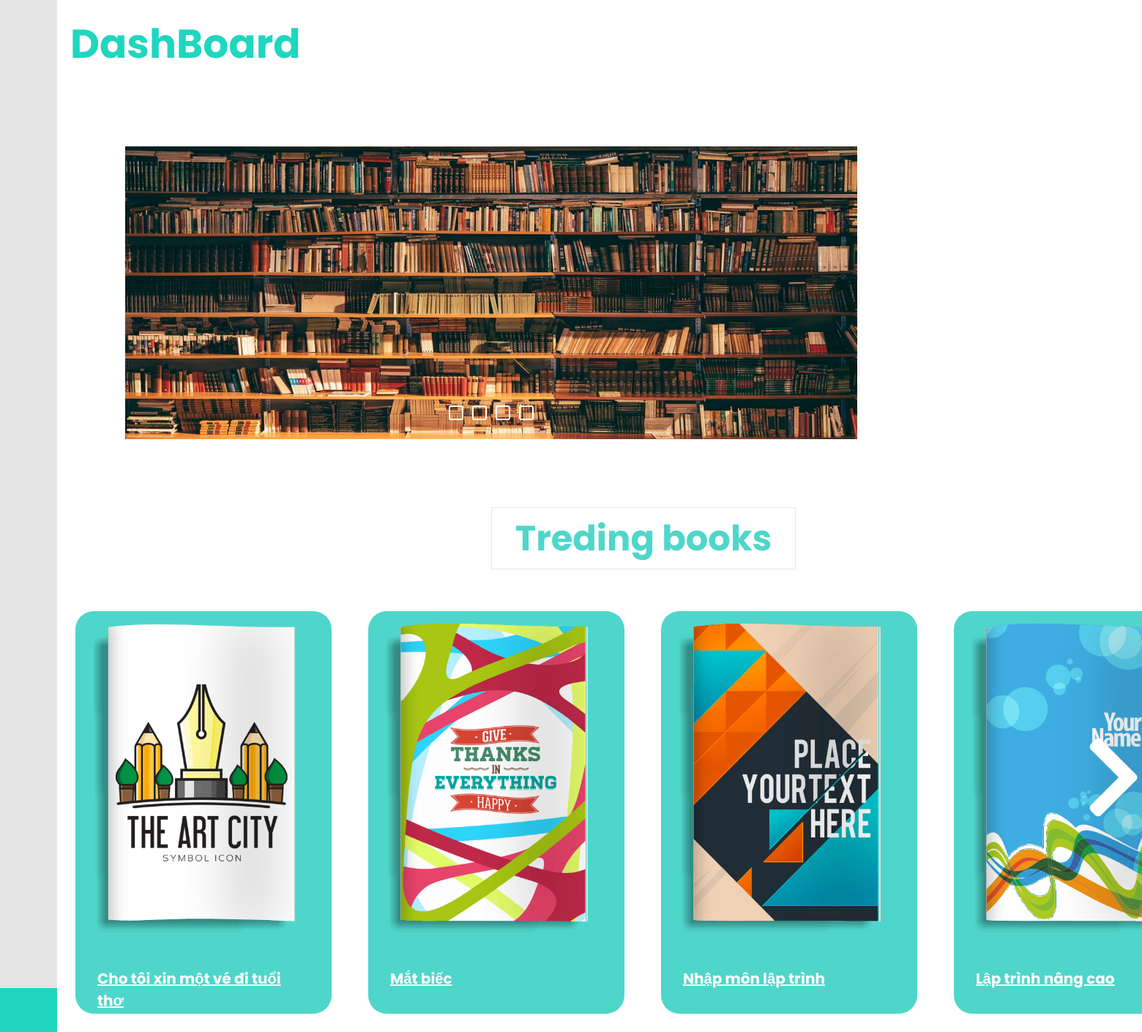
The page /Dashboard on the database its author committed.
### library/models.py (models this page shows, shortened)
class Book(models.Model):
    name=models.CharField(max_length=350)
    author=models.ForeignKey(Author,on_delete=models.CASCADE)
    image=models.ImageField()
    category=models.CharField(max_length=220)

### library/views.py (the view)
# urls.py: path('Dashboard',views.Dashboard,name='Dashboard'),
def Dashboard(request):
    book = Book.objects.all()[:8]
    return render(request,'Students/DashBoard.html',
    {'book': book})

### templates/Students/DashBoard.html (shortened to what this page needs)
{% extends 'Base.html'%}
{% load static %}
{%block content%}
  <section class="home-section">
      <div class="text"><b>DashBoard </b></div>
       <div class="slidershow-header middle">
           <div class="slides-header">
               <div class="slide-header s1">
                   <img src="{% static 'images/DashBoard_img/1.jfif' %}" alt="">
               </div>
           </div>
           <div class="navigation-header">
               <label for="r1" class="bar"></label>
               <label for="r2" class="bar"></label>
               <label for="r3" class="bar"></label>
               <label for="r4" class="bar"></label>
           </div>
       </div>
           <section class="trending" id="trending"> <section>
               <h1 class="heading-trending"> <span>Treding books</span> </h1>
           <div class="container">
                {% for book_list in book %}
                 <div class="slider">
                     <div class="image">
                         <img src="{{ book_list.image.url }}">
                     </div>
                     <div class="book-details">
                         <div class="book-name">
                             <a href="#">{{book_list.name}}</a>
                         </div>
                     </div>
                 </div>
                 {% endfor %}
                 </div>
                     <i class="fas fa-chevron-right arrow"></i>
</section>
  </section>
{%endblock%}

### static/css/Base.css (style rules this page uses)
* { margin: 0; padding: 0; box-sizing: border-box; font-family: "Poppins" , sans-serif; }
.home-section { position: relative; background: #fff; min-height: 100vh; top: 0; left: 78px; width: calc(100% - 78px); transition: all 0.5s ease; z-index: 2; }
.home-section .text { display: inline-block; font-family: Helvetica; color: #20D6C0; font-size: 55px; font-weight: 500; margin: 18px }

### static/css/Mylibrary_style.css (style rules this page uses)
* { font-family: sans-serif; }

### static/css/Dashboard_style.css (style rules this page uses)
:root { --green:#27ae60; --dark-color:#219150; --black:#444; --light-color:#666; --border:.1rem solid rgba(0,0,0,.1); --border-hover:.1rem solid var(--black); --box-shadow:0 .5rem 1rem rgba(0,0,0,.1); }
body { overflow-x: hidden; }
* { margin: 0; padding: 0; box-sizing: border-box; font-family: "Poppins" , sans-serif; }
.home-section { position: relative; background: #fff; min-height: 100vh; top: 0; left: 78px; width: calc(100% - 78px); transition: all 0.5s ease; z-index: 2; }
.home-section .text { display: inline-block; color: #20D6C0; font-size: 25px; font-weight: 500; margin: 18px }
.home-section .text { display: inline-block; font-family: Helvetica; color: #20D6C0; font-size: 55px; font-weight: 500; margin: 18px }
.slidershow-header { width: 1000px; height: 400px; overflow: hidden; }
.middle { position: absolute; top: 400px; left: 40%; transform: translate(-50%,-50%); }
.navigation-header { position: absolute; bottom: 20px; left: 50%; transform: translateX(-50%); display: flex; }
.bar { width: 20px; height: 20px; border-radius: 3px; border: 2px solid #fff; margin: 6px; cursor: pointer; transition: 0.4s; }
.slides-header { width: 500%; height: 100%; display: flex; }
.slide-header { width: 20%; transition: 0.6s; }
.slide-header img { width: 100%; height: 100%; }
#r1:checked ~ .s1 { margin-left: 0; }
.slider { margin: 25px; width: 350px; background-color: #4fd6cb; border-radius: 25px; overflow: hidden; }
.image { position: relative; }
.image img { height: 450px; width: 340px; object-fit: cover; box-sizing: border-box; }
.book-details { display: flex; justify-content: space-between; align-items: center; padding: 20px 30px; box-sizing: border-box; }
.book-name { display: flex; flex-direction: column; }
.book-name a { color: #fff; margin: 10px 0px; font-size: 20px; font-weight: bolder; }
span { color: rgb(228, 225, 225); }
.container { position: absolute; top: 800px; display: flex; justify-content: left; height: 600px; width: 4000px; margin: 10px auto; transform: translateX(0); transition: all 0.5s ease-in-out; }
.arrow { position: absolute; top: 1000px; right: 0px; color: #fff; font-size: 125px; cursor: pointer; }
.heading-trending { text-align: center; margin-bottom: 2rem; position:absolute; top: 700px; left: 40%; }
.heading-trending::before { content: ''; position: absolute; top:50%; left:0; transform: translateY(-50%); width: 100%; height:.01rem; background: rgba(0,0,0,.1); z-index: -1; }
.heading-trending span { font-size: 3rem; padding:.5rem 2rem; color: #4fd6cb; background: #fff; border:var(--border); }

### rows shown on the page
Book: image (picture), name "Cho tôi xin một vé đi tuổi thơ"
Book: image (picture), name "Mắt biếc"
Book: image (picture), name "Nhập môn lập trình"
Book: image (picture), name "Lập trình nâng cao"
